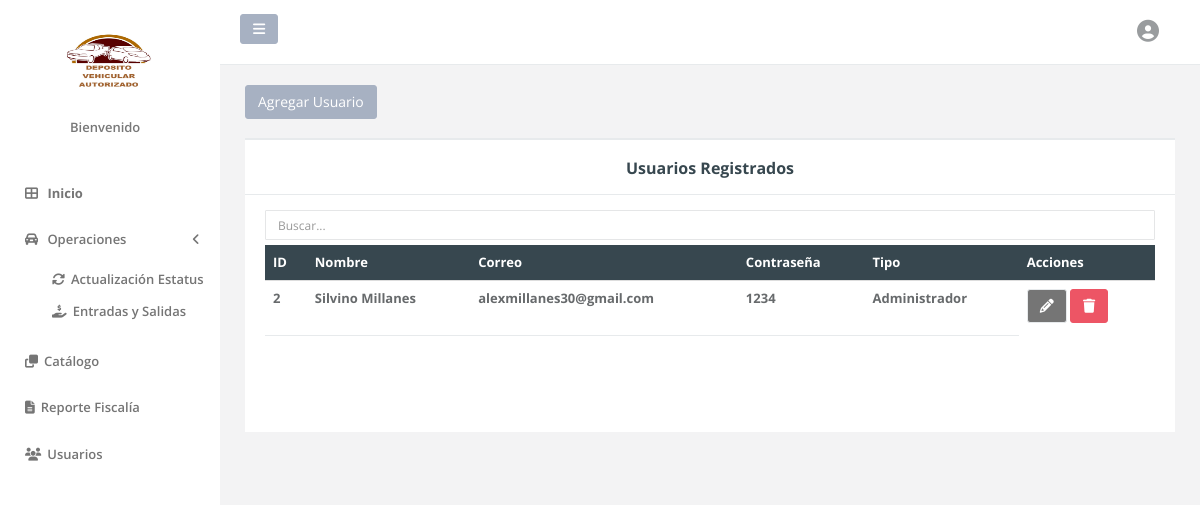
Before: /usuarios.php with the older database file.
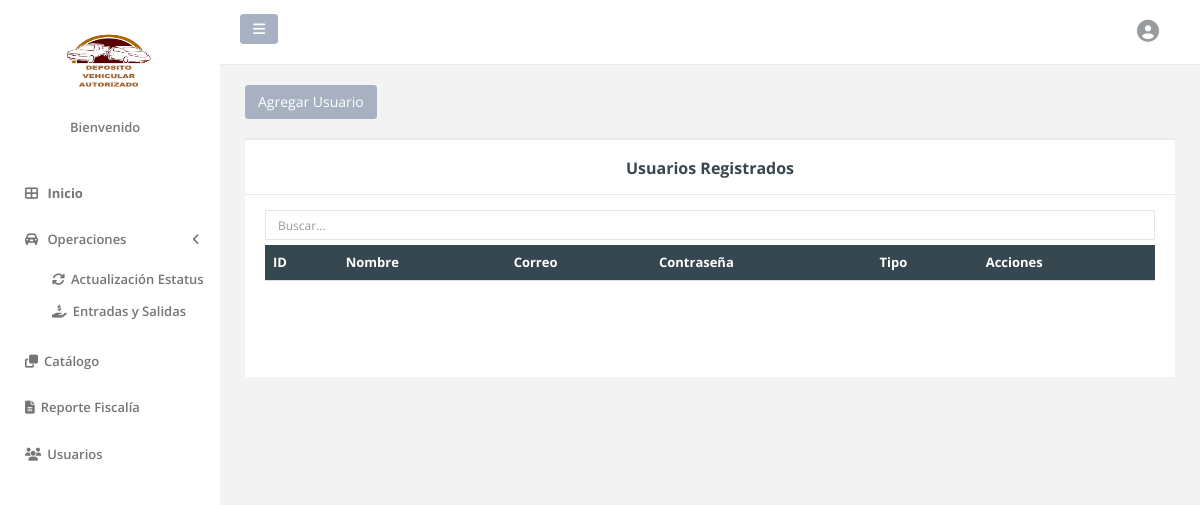
After: the same page with the newer database file.
### tables this page shows
CREATE TABLE `usuarios` (
  `id_usuario` int(11) NOT NULL,
  `Nombre` varchar(200) NOT NULL,
  `Correo` varchar(100) NOT NULL,
  `Contrasena` varchar(100) NOT NULL,
  `Tipo` varchar(25) NOT NULL,
  `sucursal` int(11) NOT NULL
);

### ContUsuarios.php (the view, shortened to what this page needs)
<?php
require("conec.php");
$consulta=mysqli_query($con,"SELECT * from usuarios");
        while($row = mysqli_fetch_array($consulta)){
            echo "<tr id='delete".$row['id_usuario']."'>";
            echo "<td><b>" . $row['id_usuario'] .  "</b></td>";
            echo "<td><b>" . $row['Nombre'] .  "</b></td>";
            echo "<td><b>" . $row['Correo'] .  "</b></td>";
             echo "<td><b>" . $row['Contrasena'] .  "</b></td>";
             echo "<td><b>" . $row['Tipo'] .  "</b></td>";
            echo "<td>
            <a data-target='#EditarUsuario' data-toggle='modal' class='btn btn-default' style='background-color:#757575;color:#fff' data-id=".$row['id_usuario']."><i class='fas fa-pencil-alt' title='Editar'></i></a>
           <a onclick='deleteAjax(".$row['id_usuario'].")' class='btn btn-danger'><i class='fas fa-trash' title='Eliminar'></i></a>
           </td>";
            echo"</tr>";
        }
?>

### usuarios.php (shortened to what this page needs)
<!DOCTYPE html>
<html>
<head>
    <link href="css/bootstrap.min.css" rel="stylesheet">
    <link href="font-awesome/css/font-awesome.css" rel="stylesheet">
    <link href="css/animate.css" rel="stylesheet">
    <link href="css/style.css" rel="stylesheet">
    <link rel="stylesheet" type="text/css" href="js/alertifyjs/css/alertify.css">
    <link rel="stylesheet" type="text/css" href="js/alertifyjs/css/themes/default.css">
    <link href="css/plugins/iCheck/custom.css" rel="stylesheet">
    <link href="css/plugins/awesome-bootstrap-checkbox/awesome-bootstrap-checkbox.css" rel="stylesheet">
    <link href="css/bootstrap.min.css" rel="stylesheet">
    <link href="font-awesome/css/font-awesome.css" rel="stylesheet">
    <link href="css/plugins/iCheck/custom.css" rel="stylesheet">
    <link href="css/animate.css" rel="stylesheet">
    <link href="css/style.css" rel="stylesheet">
    <link href="css/plugins/awesome-bootstrap-checkbox/awesome-bootstrap-checkbox.css" rel="stylesheet">
</head>
<body>
<div id="wrapper" style="background-color: #fff;">
        <div id="page-wrapper" class="gray-bg">
                <div class="wrapper wrapper-content">
                <button type="button" class="btn btn-primary" data-toggle="modal" data-target="#usuario">Agregar Usuario</button>
                <br>
                <br>
                <div class="row">
                <div class="col-lg-12">
                    <div class="ibox float-e-margins">
                        <div class="ibox-title">
                            <h3 class="text-center" style="color:#37474f"><b>Usuarios Registrados</b></h3>
                        </div>
                        <div class="ibox-content">
                            <input type="text" class="form-control input-sm m-b-xs" id="filter"
                                   placeholder="Buscar...">
                            <table class="footable table table-stripped table-hover" data-page-size="15" data-filter=#filter>
                                <thead>
                                <tr style="background-color:#37474f;color:#fff">
                                    <th>ID</th>
                                    <th>Nombre</th>
                                    <th>Correo</th>
                                    <th >Contraseña</th>
                                    <th >Tipo</th>
                                    <th  >Acciones</th>
                                </tr>
                                </thead>
                                <tbody>
                                <?php
                           require('ContUsuarios.php');
                                ?>
                                </tbody>
                                <tfoot>
                                <tr>
                                    <td colspan="5">
                                    </td>
                                </tr>
                                </tfoot>
                            </table>
                        </div>
                    </div>
                </div>
            </div>
                </div>
        </div>
</div>
</body>
</html>

Changed rows visible on the page:
removed usuarios: id_usuario "2", Nombre "Silvino Millanes", Correo "alexmillanes30@gmail.com", Contrasena "1234", Tipo "Administrador"
